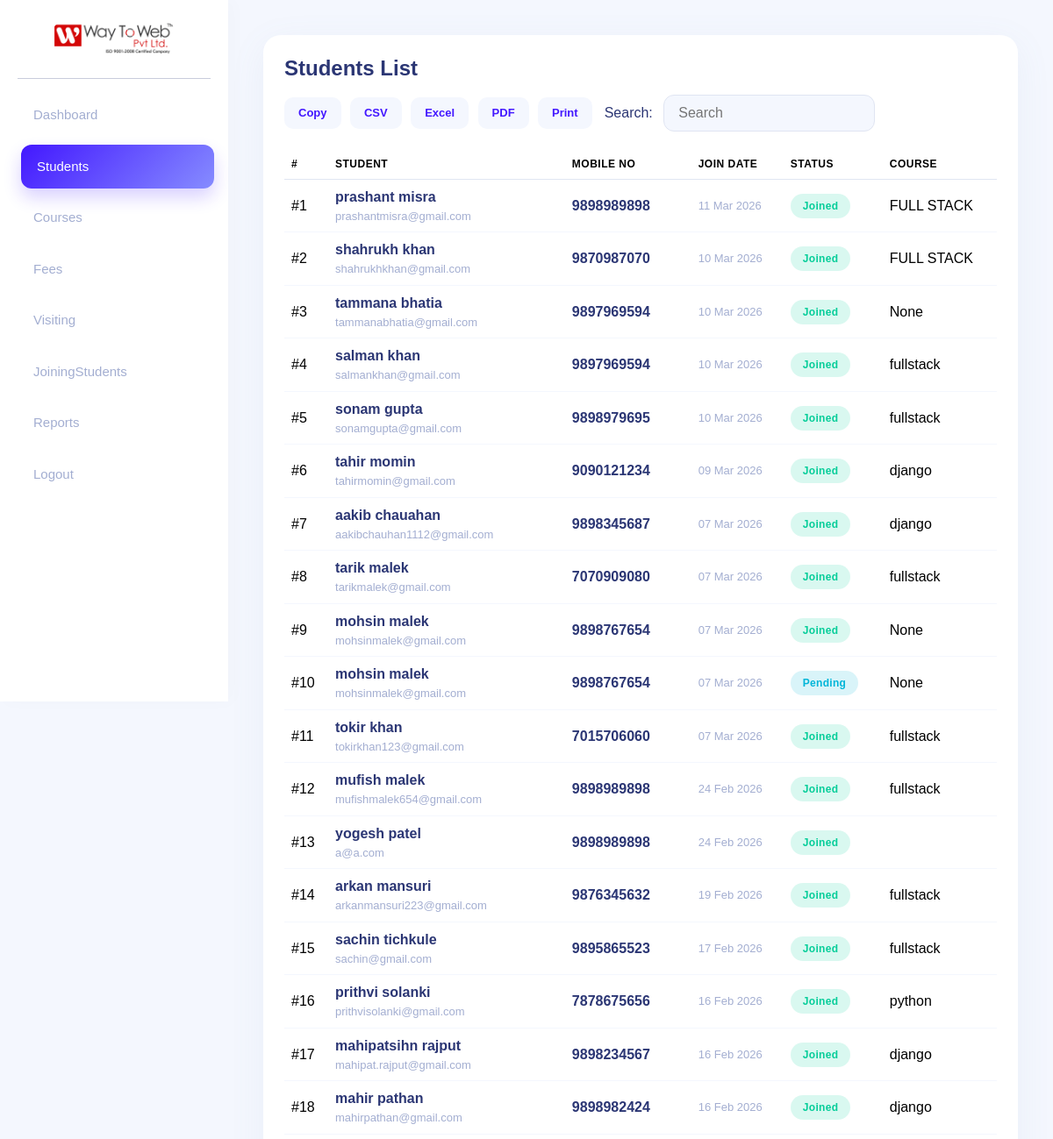
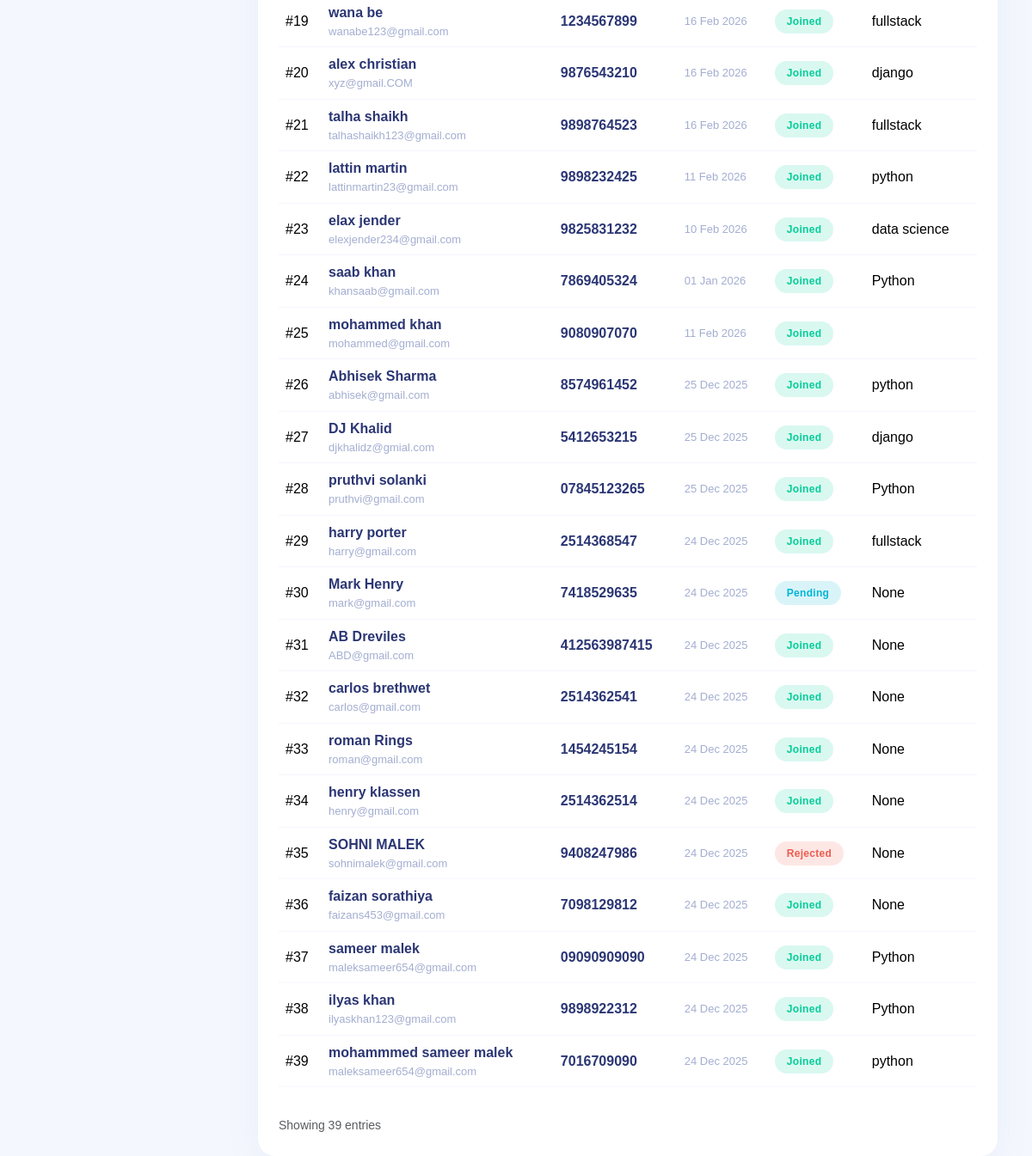
Page /students/ (signed in) on the earlier database version (2 pictures, top to bottom).
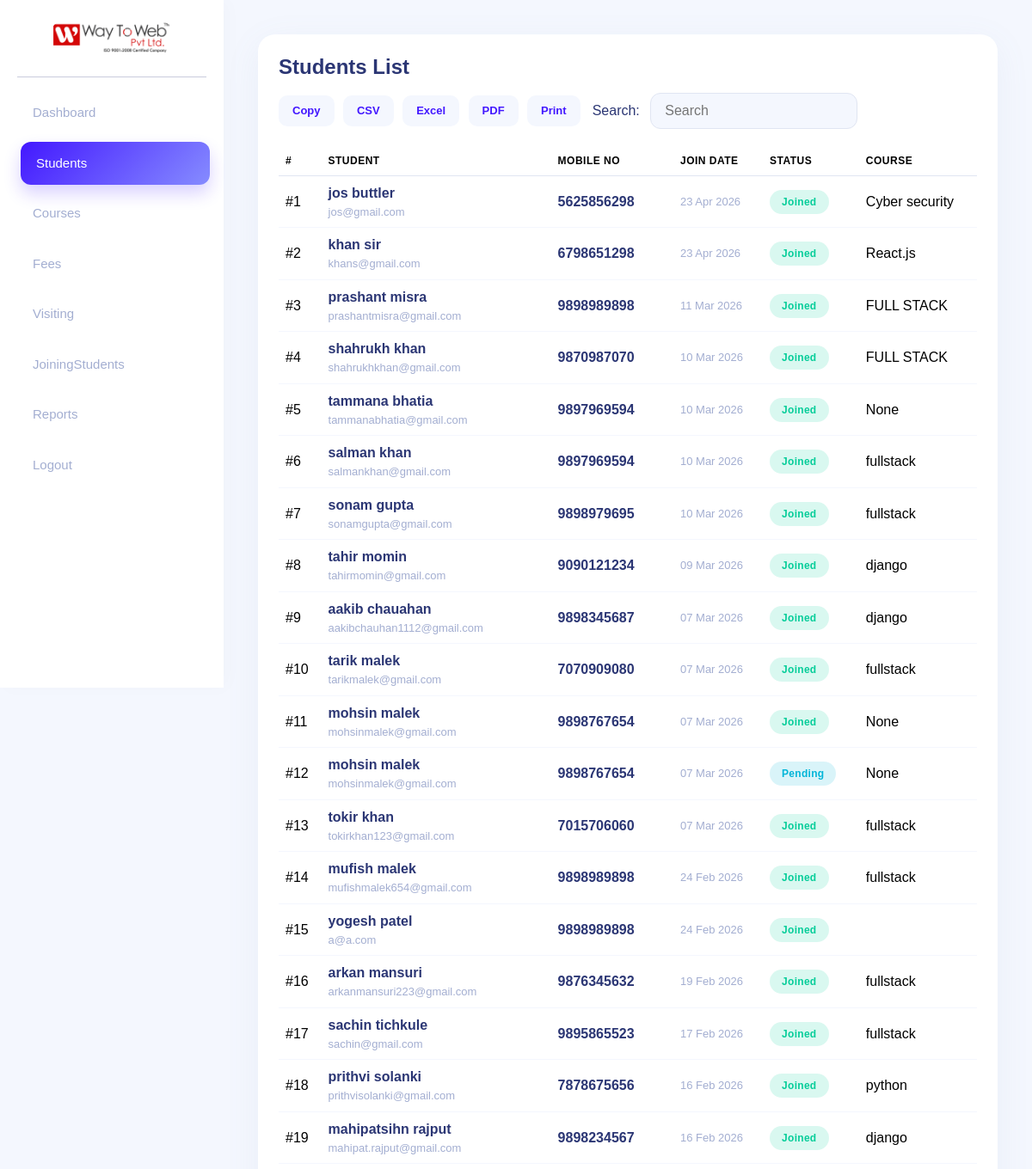
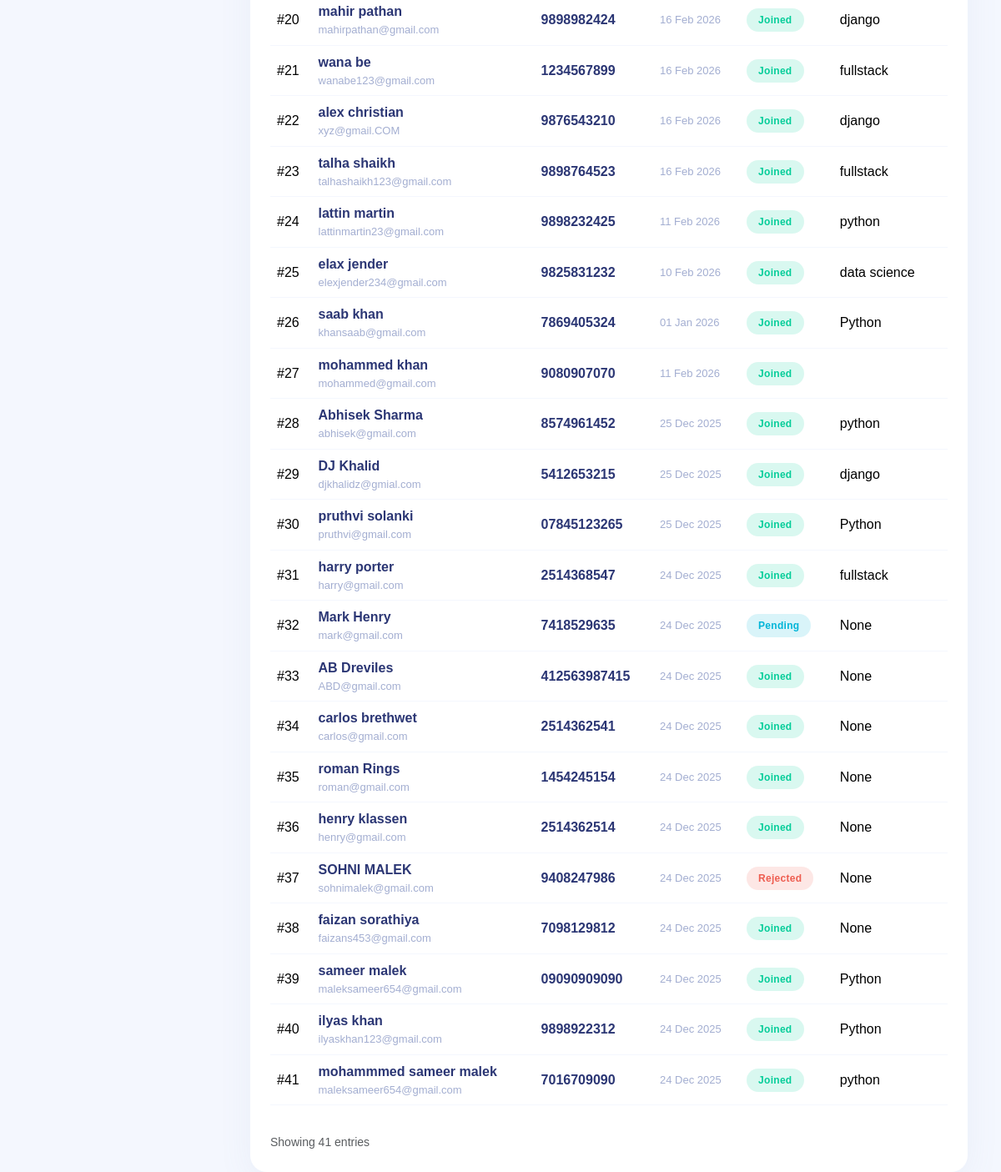
Same page on the later database version (2 pictures, top to bottom).
### appname/models.py (models this page shows, shortened)
class Student(models.Model):
    FNAME = models.CharField(max_length=50)
    LNAME = models.CharField(max_length=50)
    BIRTHDAY = models.DateField(null=True, blank=True)
    GENDER = models.CharField(max_length=10, blank=True)
    EMAIL = models.EmailField(unique=False)
    PHONE = models.CharField(max_length=10, blank=True)
    ADDRESS = models.CharField(max_length=200, blank=True)
    CITY = models.CharField(max_length=50, blank=True)
    COLLEGENAME = models.CharField(max_length=100, blank=True)
    QUALIFICATION = models.CharField(max_length=50, blank=True, null=True)
    BRANCH = models.CharField(max_length=50, blank=True)
    PASSING_YEAR = models.CharField(max_length=10, blank=True)
    TECHNOLOGY = models.CharField(max_length=50, blank=True)
    STATUS_CHOICES = [
        ('visiting', 'Visiting'),
        ('adjoining', 'Adjoining'),
        ('pending', 'Pending'),
        ('rejected', 'Rejected'),
    ]
    status = models.CharField(
        max_length=20,
        choices=STATUS_CHOICES,
        default='visiting'
    )
    visiting_at = models.DateTimeField(auto_now_add=True)
    joining_at = models.DateTimeField(null=True, blank=True)
    COURSE_CHOICES = [
        ('python', 'Python'),
        ('django', 'Django'),
        ('fullstack', 'Full Stack'),
    ]
    course = models.CharField(
        max_length=50,
        choices=COURSE_CHOICES,
        null=True,
        blank=True
    )
    total_fees = models.IntegerField(null=True, blank=True)
    paid_fees = models.IntegerField(default=0)
    remaining_fees = models.IntegerField(null=True, blank=True)
    payment_method = models.CharField(max_length=50, null=True, blank=True)

### appname/views.py (the view)
# urls.py: path("students/", students, name="students"),
@login_required
def students(request):
    students = Student.objects.all().order_by('-id')
    total = students.count()
    return render(request, 'students.html', {
        'students': students,
        'total': total
    })

### templates/students.html (shortened to what this page needs)
{% load static %}
<!DOCTYPE html>
<html lang="en">
<head>
    <link href="https://cdn.jsdelivr.net/npm/bootstrap@5.3.3/dist/css/bootstrap.min.css" rel="stylesheet">
</head>
<body>
   <div class="sidebar text-center" id="sidebar">
        <div class="sidebar-logo">
            <img src="{% static 'images/logo.png' %}" alt="Way To Web">
        </div>
        <hr>
        <a href="/dashboard/">Dashboard</a>
        <a class="active" href="/students/">Students</a>
        <a href="/courses/">Courses</a>
        <a href="/fees/">Fees</a>
        <a href="/visiting/">Visiting</a>
        <a href="/JoiningStudents/">JoiningStudents</a>
        <a href="/">Reports</a>
        <a href="/">Logout</a>
    </div>
    <div class="main-content">
        <div class="card-box">
            <div class="table-header">
                <h4>Students List</h4>
                <div class="d-flex align-items-center flex-wrap gap-2">
                    <div class="export-btns">
                        <button id="copyBtn">Copy</button>
                        <button id="csvBtn">CSV</button>
                        <button id="excelBtn">Excel</button>
                        <button id="pdfBtn">PDF</button>
                        <button id="printBtn">Print</button>
                    </div>
                    <div class="search-box">
                        <label class="me-2">Search:</label>
                        <input type="text" id="searchInput" placeholder="Search">
                    </div>
                </div>
            </div>
            <div class="table-responsive">
                <table class="table align-middle" id="studentsTable">
                    <thead>
                        <tr>
                            <th>#</th>
                            <th>Student</th>
                            <th>Mobile No</th>
                            <th>Join Date</th>
                            <th>Status</th>
                            <th>Course</th>
                        </tr>
                    </thead>
                    <tbody>
                        {% for s in students %}
                        <tr>
                            <td>#{{ forloop.counter }}</td>
                            <td>
                                <div class="name">{{ s.FNAME }} {{ s.LNAME }}</div>
                                <div class="sub-text">{{ s.EMAIL }}</div>
                            </td>
                            <td>
                                <div class="name">{{ s.PHONE }}</div>
                            </td>
                            <td>
                                <div class="sub-text">
                                    {% if s.joining_at %}
                                        {{ s.joining_at|date:"d M Y" }}
                                    {% else %}
                                        {{ s.visiting_at|date:"d M Y" }}
                                    {% endif %}
                                </div>
                            </td>
                            <td>
                                {% if s.status == 'visiting' %}
                                <span class="badge badge-visiting">Visiting</span>
                                {% elif s.status == 'adjoining' %}
                                <span class="badge badge-joined">Joined</span>
                                {% elif s.status == 'pending' %}
                                <span class="badge badge-pending">Pending</span>
                                {% elif s.status == 'rejected' %}
                                <span class="badge badge-rejected">Rejected</span>
                                {% endif %}
                            </td>
                            <td>{{ s.course }}</td>
                        </tr>
                        {% endfor %}
                    </tbody>
                </table>
            </div>
            <div class="mt-3">
                <small class="text-muted">
                    Showing {{ students|length }} entries
                </small>
            </div>
        </div>
    </div>
</body>
</html>

### templates/students.html (style rules this page uses)
body { background: #f4f7fe; margin: 0; font-family: "Poppins", sans-serif; color: #2b3674; }
* { -ms-overflow-style: none; scrollbar-width: none; }
.sidebar { position: fixed; top: 0; left: 0; width: 260px; height: 100vh; background: #ffffff; padding: 25px 20px; z-index: 1000; box-shadow: 5px 0 20px rgba(0, 0, 0, 0.02); transition: all 0.3s ease; }
.sidebar a { display: flex; align-items: center; padding: 14px 18px; margin-bottom: 8px; border-radius: 12px; color: #a3aed1; font-weight: 500; text-decoration: none; transition: all 0.3s ease; font-size: 15px; }
.sidebar img { max-width: 140px; border-radius: 12px; margin-bottom: 10px; }
.sidebar a.active, .sidebar a:hover { background: linear-gradient(135deg, #4318ff 0%, #868cff 100%); color: #ffffff; box-shadow: 0 10px 20px rgba(67, 24, 255, 0.2); transform: translateX(4px); }
.main-content { margin-left: 260px; padding: 40px; }
.card-box { background: #ffffff; border-radius: 20px; padding: 24px; box-shadow: 0 10px 40px rgba(112, 144, 176, 0.08); border: none; }
.table-header { display: flex; justify-content: space-between; align-items: center; flex-wrap: wrap; gap: 15px; margin-bottom: 20px; }
.table-header h4 { font-weight: 700; color: #2b3674; margin: 0; }
.export-btns button { background: #f4f7fe; color: #4318ff; border: none; padding: 8px 16px; border-radius: 10px; font-size: 13px; font-weight: 600; margin-right: 6px; transition: all .2s ease; }
.search-box input { border-radius: 12px; padding: 8px 16px; border: 1px solid #e0e5f2; background: #f4f7fe; color: #2b3674; outline: none; transition: 0.3s; }
table { border-collapse: collapse !important; width: 100%; }
table th { border-bottom: 1px solid #e0e5f2 !important; color: #a3aed1; font-weight: 600; text-transform: uppercase; font-size: 12px; letter-spacing: 0.5px; padding: 15px 10px; background: none !important; }
table td { vertical-align: middle; padding: 16px 10px; border-bottom: 1px solid #f4f7fe; color: #2b3674; transition: 0.2s ease; }
.name { font-weight: 700; color: #2b3674; }
.sub-text { font-size: 13px; color: #a3aed1; font-weight: 500; }
.badge { padding: 8px 14px; border-radius: 20px; font-weight: 600; font-size: 12px; letter-spacing: 0.3px; display: inline-block; }
.badge-joined { background: rgba(5, 205, 153, 0.15) !important; color: #05cd99 !important; }
.badge-pending { background: rgba(0, 181, 216, 0.15) !important; color: #00b5d8 !important; }
.badge-rejected { background: rgba(238, 93, 80, 0.15) !important; color: #ee5d50 !important; }

Differences in the rows shown:
added Student: FNAME "jos", LNAME "buttler", EMAIL "jos@gmail.com", PHONE "5625856298", joining_at "23 Apr 2026", status "Joined", course "Cyber security"
added Student: FNAME "khan", LNAME "sir", EMAIL "khans@gmail.com", PHONE "6798651298", joining_at "23 Apr 2026", status "Joined", course "React.js"
Other differences:
{{ students|length }}: "39" → "41"
